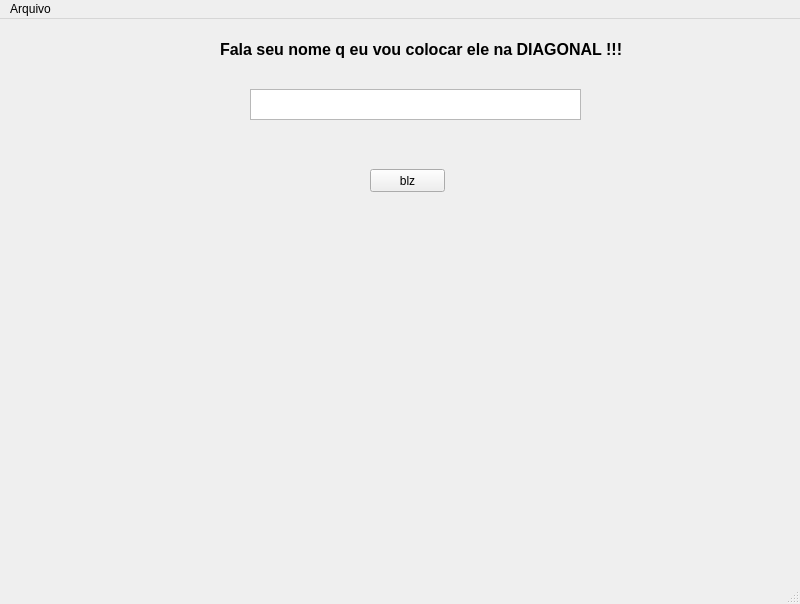
<?xml version="1.0" encoding="UTF-8"?>
<ui version="4.0">
 <class>MainWindow</class>
 <widget class="QMainWindow" name="MainWindow">
  <property name="geometry">
   <rect>
    <x>0</x>
    <y>0</y>
    <width>800</width>
    <height>604</height>
   </rect>
  </property>
  <property name="windowTitle">
   <string>MainWindow</string>
  </property>
  <widget class="QWidget" name="centralwidget">
   <widget class="QPushButton" name="pushButton">
    <property name="geometry">
     <rect>
      <x>370</x>
      <y>150</y>
      <width>75</width>
      <height>23</height>
     </rect>
    </property>
    <property name="text">
     <string>blz</string>
    </property>
   </widget>
   <widget class="QLabel" name="label">
    <property name="geometry">
     <rect>
      <x>220</x>
      <y>20</y>
      <width>431</width>
      <height>20</height>
     </rect>
    </property>
    <property name="font">
     <font>
      <pointsize>12</pointsize>
      <weight>75</weight>
      <bold>true</bold>
     </font>
    </property>
    <property name="text">
     <string>Fala seu nome q eu vou colocar ele na DIAGONAL !!!</string>
    </property>
   </widget>
   <widget class="QTextEdit" name="textEdit">
    <property name="geometry">
     <rect>
      <x>250</x>
      <y>70</y>
      <width>331</width>
      <height>31</height>
     </rect>
    </property>
   </widget>
   <widget class="QLabel" name="label_2">
    <property name="geometry">
     <rect>
      <x>380</x>
      <y>240</y>
      <width>16</width>
      <height>161</height>
     </rect>
    </property>
    <property name="font">
     <font>
      <pointsize>12</pointsize>
      <weight>75</weight>
      <bold>true</bold>
     </font>
    </property>
    <property name="text">
     <string/>
    </property>
    <property name="alignment">
     <set>Qt::AlignCenter</set>
    </property>
    <property name="wordWrap">
     <bool>true</bool>
    </property>
   </widget>
  </widget>
  <widget class="QMenuBar" name="menubar">
   <property name="geometry">
    <rect>
     <x>0</x>
     <y>0</y>
     <width>800</width>
     <height>21</height>
    </rect>
   </property>
   <widget class="QMenu" name="menuArquivo">
    <property name="title">
     <string>Arquivo</string>
    </property>
    <addaction name="actionNovo"/>
    <addaction name="actionAbrir"/>
    <addaction name="actionSalvar"/>
    <addaction name="actionSair"/>
   </widget>
   <addaction name="menuArquivo"/>
  </widget>
  <widget class="QStatusBar" name="statusbar"/>
  <action name="actionSalvar">
   <property name="text">
    <string>Salvar</string>
   </property>
  </action>
  <action name="actionSair">
   <property name="text">
    <string>Sair</string>
   </property>
  </action>
  <action name="actionAbrir">
   <property name="text">
    <string>Abrir</string>
   </property>
  </action>
  <action name="actionNovo">
   <property name="text">
    <string>Novo</string>
   </property>
  </action>
 </widget>
 <resources/>
 <connections/>
</ui>
